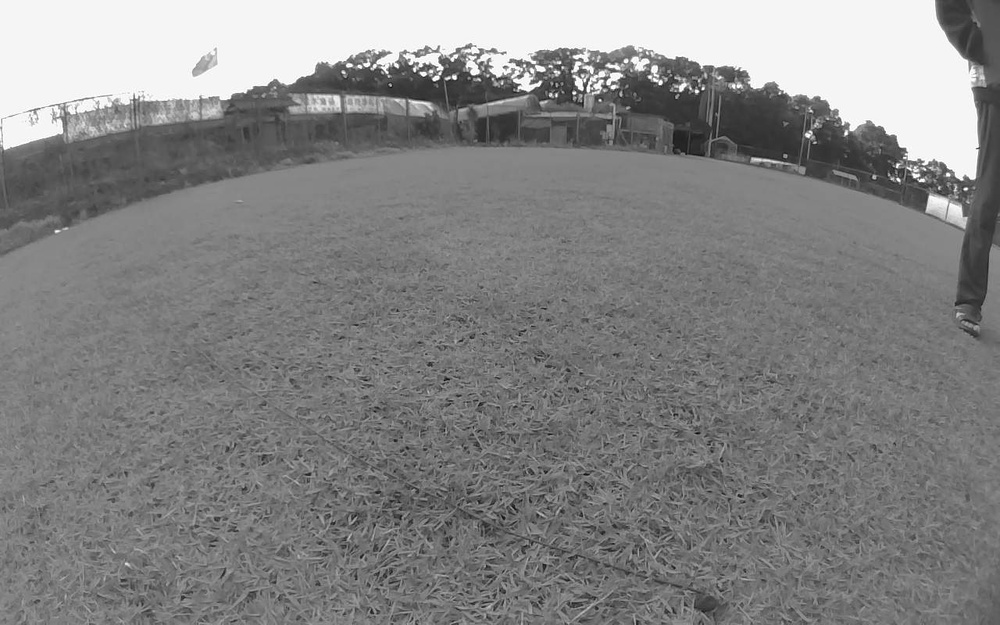
#> input picture L/L_113.jpg, 1000 x 625 px, shrunk from 1280 x 800 before the run, found by its file name; its folder holds only this picture in this run
$ python b.py   (older library calls are emulated)
#> lines starting #> are read from the running program, lines starting #| are printed output that depends on the picture
import cv2
import os
import math
import numpy as np
import matplotlib.pyplot as plt

def compare_images(image_paths):
    # Load images
    images = [cv2.imread(image_path) for image_path in image_paths]

    # Calculate contrast
    gray_images = [cv2.cvtColor(image, cv2.COLOR_BGR2GRAY) for image in images]
    contrast = [cv2.compareHist(gray_images[i], gray_images[i+1], cv2.HISTCMP_CORREL) for i in range(len(images)-1)]

    # Calculate sharpness
    laplacians = [cv2.Laplacian(gray_image, cv2.CV_64F).var() for gray_image in gray_images]
    sharpness = [abs(laplacians[i] - laplacians[i+1]) for i in range(len(images)-1)]

    # Calculate gradient mean
    gradients = []
    for gray_image in gray_images:
        sobelx = cv2.Sobel(gray_image, cv2.CV_64F, 1, 0, ksize=5)
        sobely = cv2.Sobel(gray_image, cv2.CV_64F, 0, 1, ksize=5)
        gradients.append(cv2.mean(cv2.magnitude(sobelx, sobely))[0])
    gradient_mean = [abs(gradients[i] - gradients[i+1]) for i in range(len(images)-1)]

    # Print results
    for i in range(len(images)-1):
        print(f"Comparison between {image_paths[i]} and {image_paths[i+1]}:")
        print(f"Contrast: {contrast[i]}")
        print(f"Sharpness: {sharpness[i]}")
        print(f"Gradient Mean: {gradient_mean[i]}")
        print()

# [47 lines left out: functions statistic_image, compare_images_histogram, not called in this run]

## 遍历一个文件夹下的所有图像
def bianli_pics(path):

#> called with path = './L'
    img_folder = path
    img_list = [os.path.join(nm) for nm in os.listdir(img_folder) if nm[-3:] in ['jpg', 'png', 'gif']]
    img_list.sort(key=lambda x: int(x[-5:-4]))
    print(img_list) #将所有图像遍历并存入一个列表
    ## ['test_14.jpg', 'test_15.jpg', 'test_9.jpg', 'test_17.jpg', 'test_16.jpg']
    image_paths = []

    for i in img_list:

        imgpath=os.path.join(path,i)
        image_paths.append(imgpath)
        # [7 lines of commented-out code are left out]
    compare_images(image_paths)
#> in compare_images, `images = [cv2.imread(image_path) for image_path in image_paths]`: images = 1 item
#> in compare_images, `contrast = [cv2.compareHist(gray_images[i], gray_images[i+1], cv2.HIST..`: contrast = []
#> in compare_images, `laplacians = [cv2.Laplacian(gray_image, cv2.CV_64F).var() for gray_ima..`: laplacians = [564.6]
#> in compare_images, `sharpness = [abs(laplacians[i] - laplacians[i+1]) for i in range(len(i..`: sharpness = []
#> the loop in compare_images, `for gray_image in gray_images:` made 1 pass
#> pass 1, in compare_images, `sobelx = cv2.Sobel(gray_image, cv2.CV_64F, 1, 0, ksize=5)`:
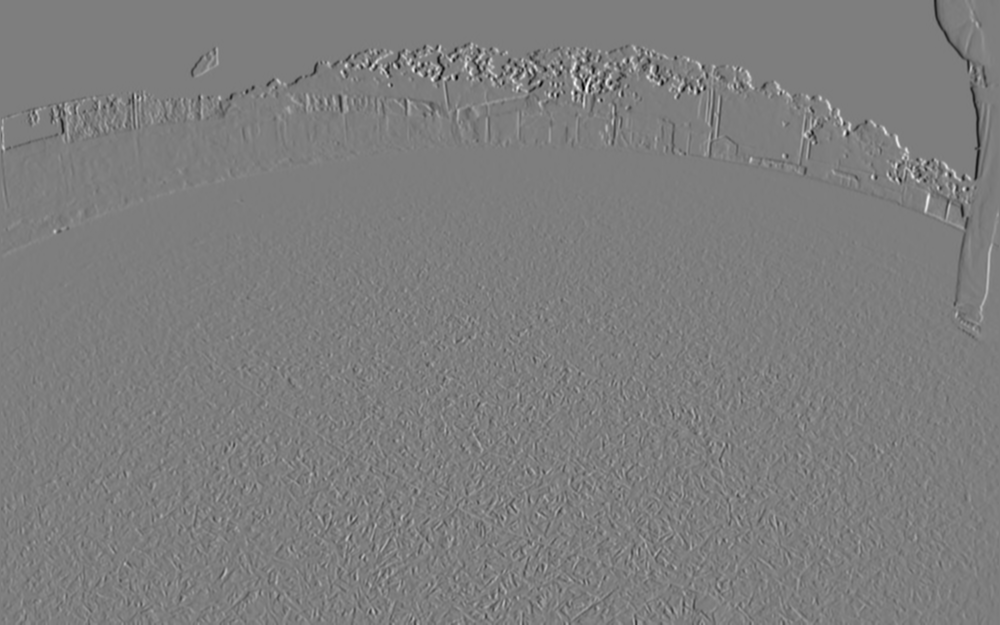
#> sobelx: shape (625, 1000) float64; min -8679, max 8862, mean -6.3; drawn with min black and max white
#> pass 1, in compare_images, `sobely = cv2.Sobel(gray_image, cv2.CV_64F, 0, 1, ksize=5)`:
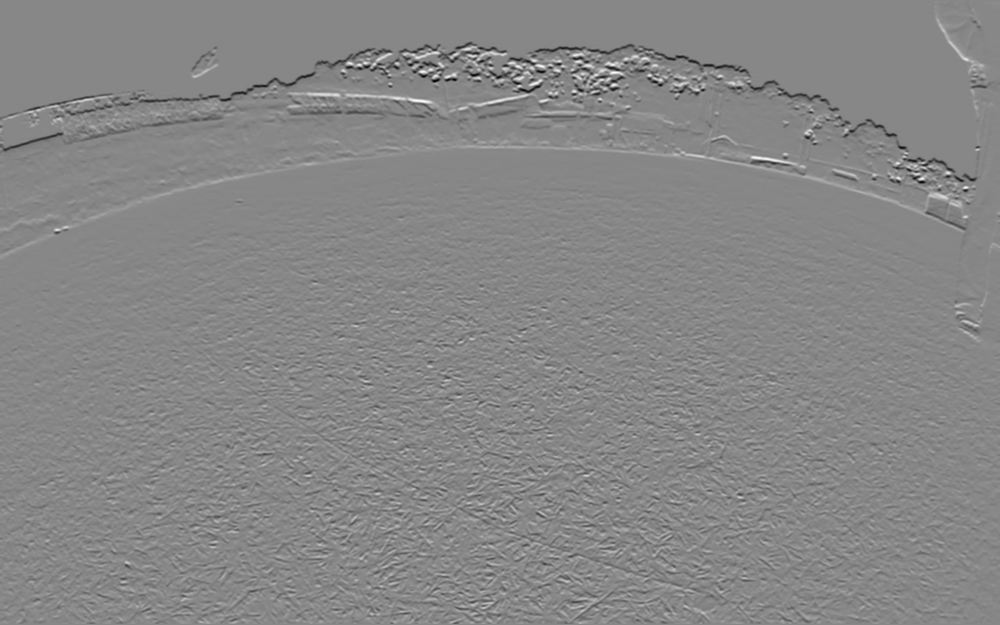
#> sobely: shape (625, 1000) float64; min -8889, max 7870, mean -24.1; drawn with min black and max white
#> after the loop in compare_images, `for gray_image in gray_images:`: gradients = [583.3]
#> in compare_images, `gradient_mean = [abs(gradients[i] - gradients[i+1]) for i in range(len..`: gradient_mean = []

if __name__ == '__main__':
    base_path = r'./L'
    bianli_pics(base_path)
    # [39 lines of commented-out code are left out]

$ run again, on L/L_117.jpg
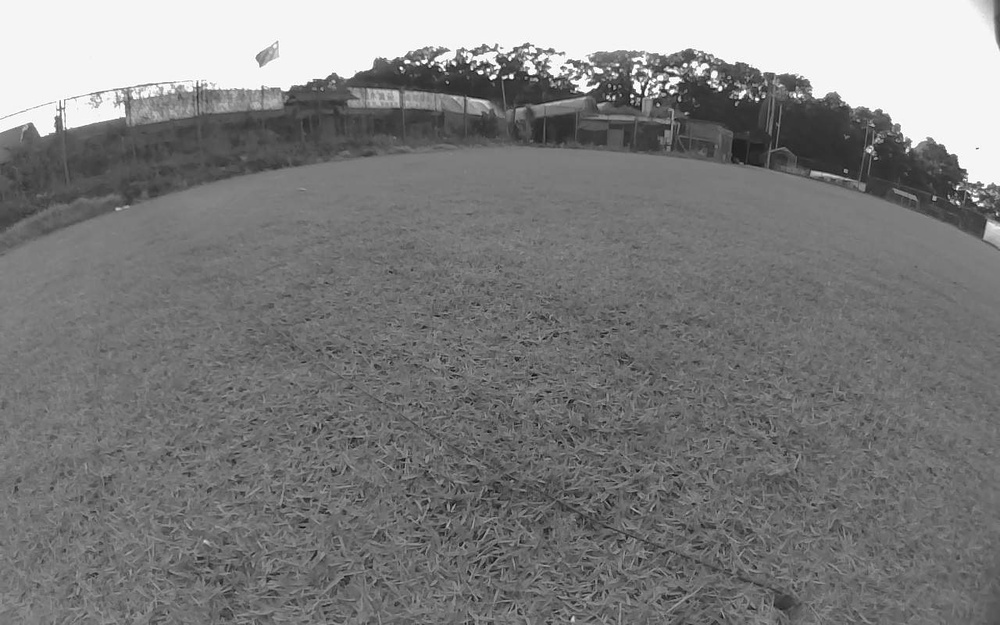
#> input picture L/L_117.jpg, 1000 x 625 px, shrunk from 1280 x 800 before the run, found by its file name
#> images = 1 item
#> contrast = []
#> laplacians = [519]
#> sharpness = []
#> the loop in compare_images, `for gray_image in gray_images:` made 1 pass
#> pass 1, in compare_images, `sobelx = cv2.Sobel(gray_image, cv2.CV_64F, 1, 0, ksize=5)`:
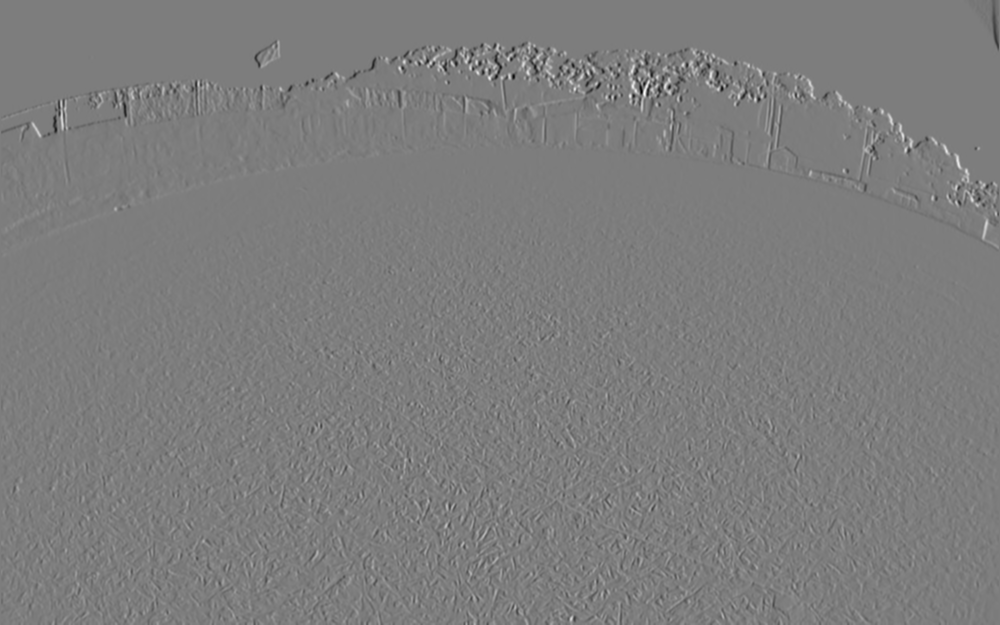
#> sobelx: shape (625, 1000) float64; min -9343, max 9657, mean -0.3; drawn with min black and max white
#> pass 1, in compare_images, `sobely = cv2.Sobel(gray_image, cv2.CV_64F, 0, 1, ksize=5)`:
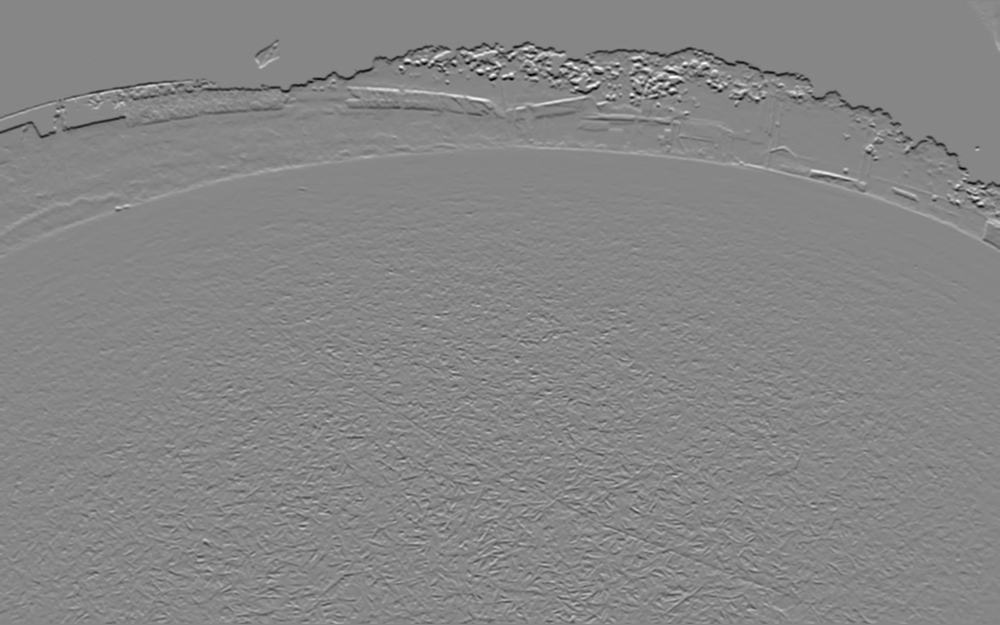
#> sobely: shape (625, 1000) float64; min -8850, max 7897, mean -27.8; drawn with min black and max white
#> after the loop in compare_images, `for gray_image in gray_images:`: gradients = [556.1]
#> gradient_mean = []
